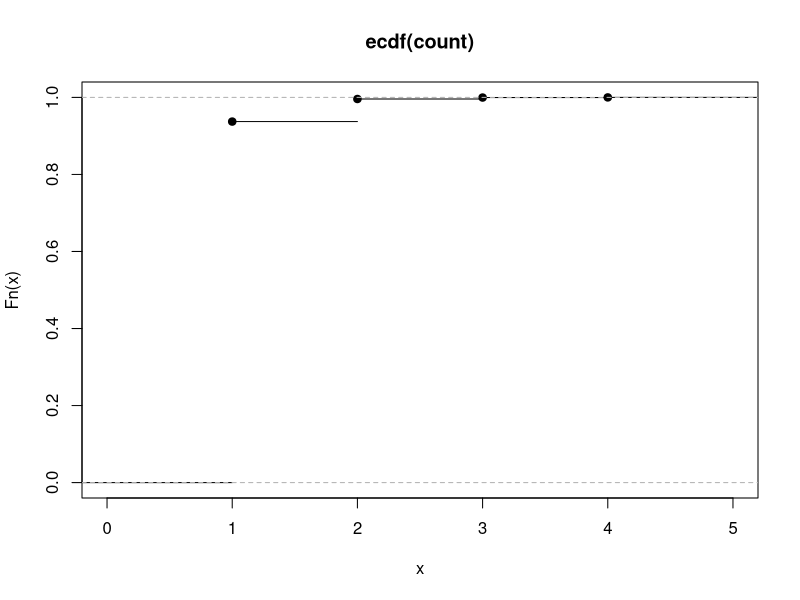

Here is the R script that generated this plot: (Note: this script raises an error after producing the figure.)
N <- 3160000
w <- "gaga"
p <- c('a' = 1/4, 'c' = 1/4, 'g' = 1/4, 't' = 1/4)
DNA <- sample(c('a', 'c', 'g', 't'), N, replace=T, prob = p)

textDNA <- paste(DNA, collapse = '')
N <- nchar(textDNA)
DNA <- strsplit(textDNA, split = NULL)[[1]]
pattern <- paste(c('(?=', w, ')'), collapse = '')

x <- gregexpr(pattern, textDNA, perl = T)[[1]]

count <- c(1)
for (i in 1:(length(x)-1)){
  if (x[i+1]-x[i]<nchar(w))
    count[length(count)] <- count[length(count)]+1
  else count <- c(count, 1)
}

plot(ecdf(count))

# ============ number of letters before first appearance

N <- 1000
begin <- substring(w, 1, 1:nchar(w))
end <- substring(w, nchar(w):1, nchar(w))
eps <- begin==end
N <- 
test <- function(x){
  DNA <- sample(c('a', 'c', 'g', 't'), N, replace=T, prob = p)
  textDNA <- paste(DNA, collapse = '')
  return (stringi::stri_locate_first_fixed(textDNA, w)[,1])
}

res  <- sapply(1:1000, test)

mean(res, na.rm = T)
# exact mean  
temp <- eps/sapply(begin, function(x) prod(p[strsplit(x, split = NULL)[[1]]]))
print(m <- sum(temp))
var(res, na.rm = T)
m^2+m-2*sum(1:nchar(w)*temp)
